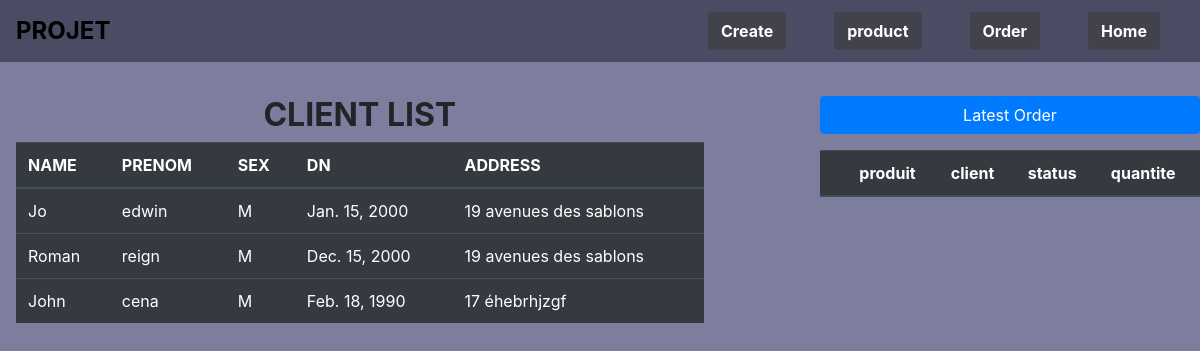
The page / on the database its author committed.
### base_clients/models.py (models this page shows, shortened)
class Client(models.Model):
    GENRE=(
        ('F','feminin'),
        ('M','masculin'),
    )
    nom=models.CharField(max_length=50,null=True)
    prenom=models.CharField(max_length=50)
    sexe=models.CharField(max_length=1,choices=GENRE)
    date_naissance=models.DateField()
    adresse=models.CharField(max_length=250)
    code_postal=models.CharField(max_length=5)
    ville=models.CharField(max_length=100)
    telephone=models.CharField(max_length=10)
    email=models.EmailField()

### base_clients/views.py (the view)
# urls.py: 2. Add a URL to urlpatterns:  path('', views.home, name='home')
def home(request):
    client = Client.objects.all()
    return render(request,'base_clients/index.html',  {'Client_list':client})

### base_clients/templates/base_clients/index.html (shortened to what this page needs)
{% extends "base_clients/base.html"%}
{% block content %}
<div class="row">
    <div class="col-md-7 ml-3">
            <h2 style="text-align: center; font-weight: bolder;">CLIENT LIST</h2>
        <table class="table table-dark">
            <thead>
            <tr>
                <th scope="col">NAME</th>
                <th scope="col">PRENOM</th>
                <th scope="col">SEX</th>
                <th scope="col">DN</th>
                <th scope="col">ADDRESS</th>
            </tr>
            </thead>
            <tbody>
            {% for Client in Client_list %}
            <tr>
                <td>{{Client.nom}}</td>
                <td>{{Client.prenom}}</td>
                <td>{{Client.sexe}}</td>
                <td>{{Client.date_naissance}}</td>
                <td>{{Client.adresse}}</td>
            </tr>
            {% endfor %}
            </tbody>
</table>
</div><br><br>
<div class="col-md-4 ml-auto">
    <button type="button" class="btn btn-primary btn-block">Latest Order</button>
    <div class="text-center justify-content-md-center mt-3">
        <table class="table table-dark">
            <thead>
            <tr><th scope="col"></th>
                <th scope="col">produit</th>
                <th scope="col">client</th>
                <th scope="col">status</th>
                <th scope="col">quantite</th>
            </tr>
            </thead>
</table>
</div>
{% endblock %}

### base_clients/templates/base_clients/base.html (shortened to what this page needs)
{% include 'base_clients/navbar.html'%}
<!DOCTYPE html>
<html lang="en">
<head>
</head>
<body>
{% block content %}
{% endblock content %}
</body>
</html>

### base_clients/templates/base_clients/navbar.html (shortened to what this page needs)
<!doctype html>
<html lang="en">
<head>
<link rel="stylesheet" href="https://stackpath.bootstrapcdn.com/bootstrap/4.3.1/css/bootstrap.min.css">
</head>
<body style="background-color: rgb(125, 125, 157);">
<div id="header">
    <div class="container">
            <nav class="navbar navbar-expand-lg text-weight navbar-light fixed-top" style="background-color: rgb(75, 75, 99);">
                <a class="navbar-brand" style="color: rgb(0, 0, 0); font-size: x-large;" href="{% url 'index' %}"><b>PROJET</b></a>
                <div class="collapse navbar-collapse" id="navbarSupportedContent">
                <ul class="navbar-nav ml-auto">
                        <li class="nav-item">
                        <div class="dropdown mx-4">
                            <button class="btn text-white" style="background-color: rgb(66, 66, 77);" type="button" id="dropdownMenuButton" data-toggle="dropdown" aria-haspopup="true" aria-expanded="false">
                            <b>Create</b>
                            </button>
                        </div>
                        </li>
                    <li class="nav-item mx-4">
                    <button class="btn my-2 my-sm-0 text-white" style="background-color: rgb(66, 66, 77);">
                    <a style="text-decoration:none; color: white;" href="{% url 'page_produits'%}"><b>product</b></a>
                    </button> </li>
                    <li class="nav-item mx-4">
                    <button class="btn my-2 my-sm-0 text-white" style="background-color: rgb(66, 66, 77);">
                    <a style="text-decoration:none; color: white;" href="{% url 'orderpage'%}"><b>Order</b></a>
                    </button> </li>
                    <li class="nav-item mx-4">
                    <button class="btn my-2 my-sm-0 text-white" style="background-color: rgb(66, 66, 77);" href="{% url 'index' %}"><b>Home</b></a></button>
                    </li>
                </ul>
                </div>
            </nav>
        </div>
    </div>
    <br><br><br>
</body>
</html>

### rows shown on the page
Client: nom "Jo", prenom "edwin", sexe "M", date_naissance "Jan. 15, 2000", adresse "19 avenues des sablons"
Client: nom "Roman", prenom "reign", sexe "M", date_naissance "Dec. 15, 2000", adresse "19 avenues des sablons"
Client: nom "John", prenom "cena", sexe "M", date_naissance "Feb. 18, 1990", adresse "17 éhebrhjzgf"
